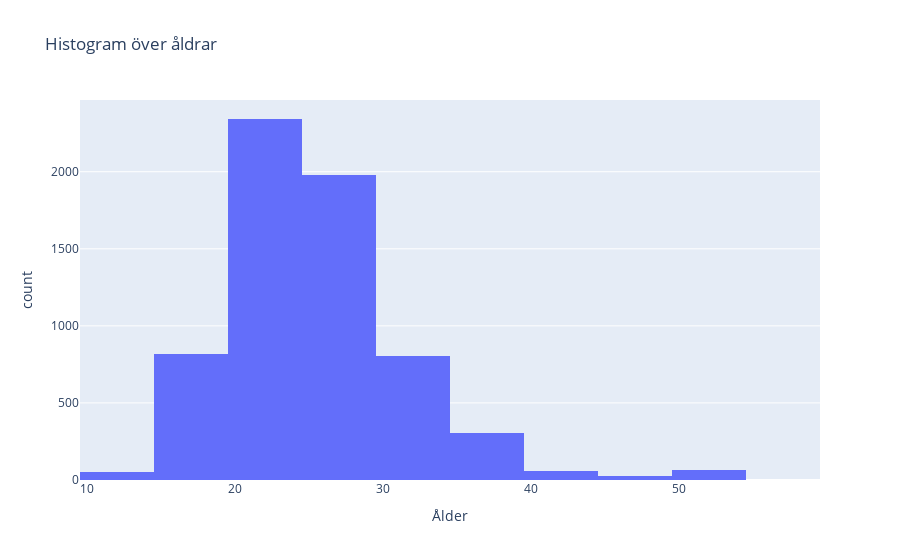

Here is the notebook cell this chart was saved with:
### Code cell
age_data = hungary[hungary["Age"].notnull()]


fig = px.histogram(
    age_data,
    x="Age",
    nbins=20, 
    title="Histogram över åldrar",
    labels={"Age": "Ålder", "Count": "Antal idrottare"},
)



fig.show()

### Figure 1 — Plotly figure (JSON) as saved in the notebook; plotly's stock layout.template omitted (floating-point values rounded to 4 significant figures; data arrays with more than 128 entries replaced by an {"elided": "..."} marker saying what was removed)
{"data": [{"alignmentgroup": "True", "bingroup": "x", "hovertemplate": "Ålder=%{x}<br>count=%{y}<extra></extra>", "legendgroup": "", "marker": {"color": "#636efa", "pattern": {"shape": ""}}, "name": "", "nbinsx": 20, "offsetgroup": "", "orientation": "v", "showlegend": false, "type": "histogram", "x": {"elided": "6461 int values"}, "xaxis": "x", "yaxis": "y"}], "layout": {"barmode": "relative", "legend": {"tracegroupgap": 0}, "title": {"text": "Histogram över åldrar"}, "xaxis": {"anchor": "y", "domain": [0, 1], "title": {"text": "Ålder"}}, "yaxis": {"anchor": "x", "domain": [0, 1], "title": {"text": "count"}}}}
